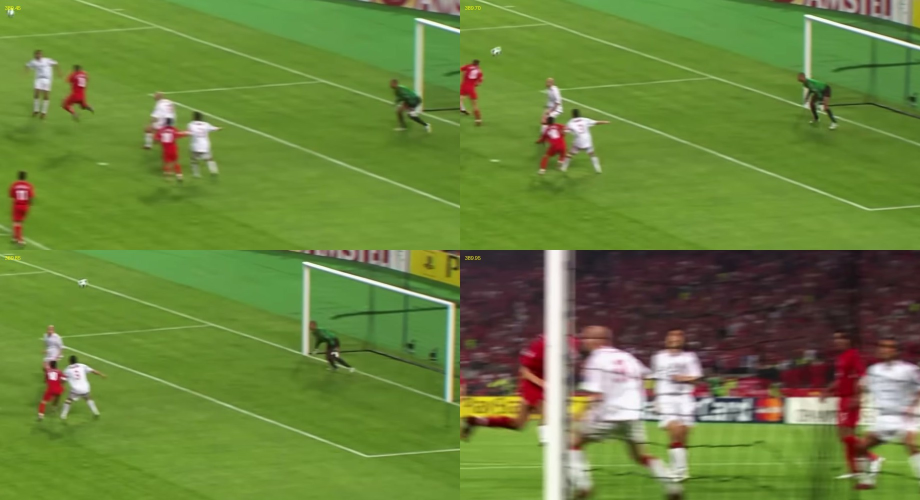
#> input picture animaciones/_voz/cabezazo.jpg, 1840 x 1000 px (shown at 1/2 size)
$ python -i efectos_edit.py   (imports and definitions only)
#> lines starting #> are read from the running program, lines starting #| are printed output that depends on the picture
"""Efectos de edit sobre un clip (jugador recortado con rembg). Estilos del catálogo:

  CONTORNO  — el jugador en blanco y negro con la camiseta en color, como sticker: anillo de puntos de imprenta
              y contornos de colores (celeste, blanco, sol, azul) que crecen de a uno, con destellos.
  AURA      — fondo en gris, los jugadores en color con un borde de luz amarilla; flash de siluetas blancas al
              entrar y, al final, todo invertido: fondo celeste neón y los jugadores en gris.
  ESTALLIDO — una estrella de puntas amarilla con textura detrás del jugador, que cambia de forma cada 3 cuadros;
              el fondo en gris.

Correr con el venv (rembg + numpy + scipy):
  herramientas/.venv/bin/python herramientas/efectos_edit.py <estilo> <video> <desde> <dur> <salida.mp4>
      [--vel 0.6] [--recorte x,y,w,h] [--jugadores 1]

El recorte saca logos de la TV (el cuadro va a la altura completa, y a los costados el mismo fondo desenfocado).
"""
import math
import random
import subprocess
import sys
import tempfile
from pathlib import Path

import numpy as np
from PIL import Image, ImageChops, ImageDraw, ImageEnhance, ImageFilter, ImageOps
from rembg import new_session, remove
from scipy import ndimage

W, H, FPS = 1920, 1080, 30
CELESTE, SOL, AZUL_OSC, BLANCO = (117, 170, 219), (246, 190, 30), (24, 44, 96), (244, 242, 236)


# [31 lines left out: functions args, mascara, camiseta, not called in this run]


class Lienzo:
    """Ubica el cuadro recortado a altura completa, centrado; a los costados el mismo cuadro ampliado y desenfocado."""

    # [13 lines left out: functions __init__, fondo, not called in this run]

    def capa(self, im):
        return im.resize((self.w, H), Image.LANCZOS)

    def pegar(self, lienzo, capa, alfa):
        lienzo.paste(capa, (self.ox, 0), alfa)


def gris(im, contraste=1.2, luz=0.85):
    g = ImageEnhance.Contrast(ImageOps.grayscale(im)).enhance(contraste).point(lambda v: int(min(255, v * luz)))
    return Image.merge("RGB", [g] * 3)


# [175 lines left out: functions puntos, ruido, destello, textura, contorno, aura and 2 more, not called in this run]


ESTILOS = {"contorno": contorno, "aura": aura, "estallido": estallido}


# [33 lines left out: function main, not called in this run]


# [2 lines not run here, left out]

>>> from PIL import Image
>>> picture = Image.open('../animaciones/_voz/cabezazo.jpg')
#> picture is the input picture: PIL image 1840x1000 RGB; mean R, G, B 106, 130.6, 60.7
>>> result = gris(picture)
#> in gris, `g = ImageEnhance.Contrast(ImageOps.grayscale(im)).enhance(contraste).p..`:
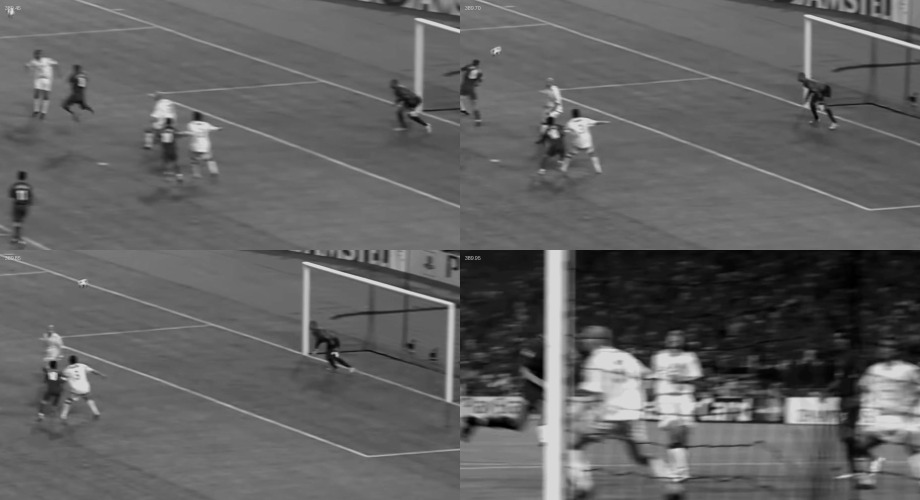
#> g: PIL image 1840x1000 L (shown at 1/2 size); min 0, max 216, mean 97

$ run again, on animaciones/_voz/f_389.00.jpg
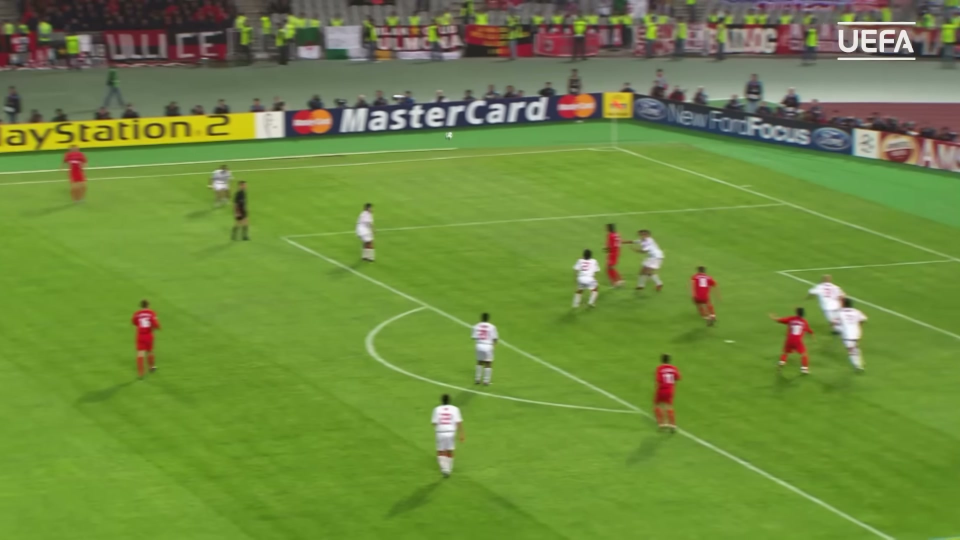
#> input picture animaciones/_voz/f_389.00.jpg, 1920 x 1080 px (shown at 1/2 size)
#> picture is the input picture: PIL image 1920x1080 RGB; mean R, G, B 110.5, 138.2, 62.2
#> in gris, `g = ImageEnhance.Contrast(ImageOps.grayscale(im)).enhance(contraste).p..`:
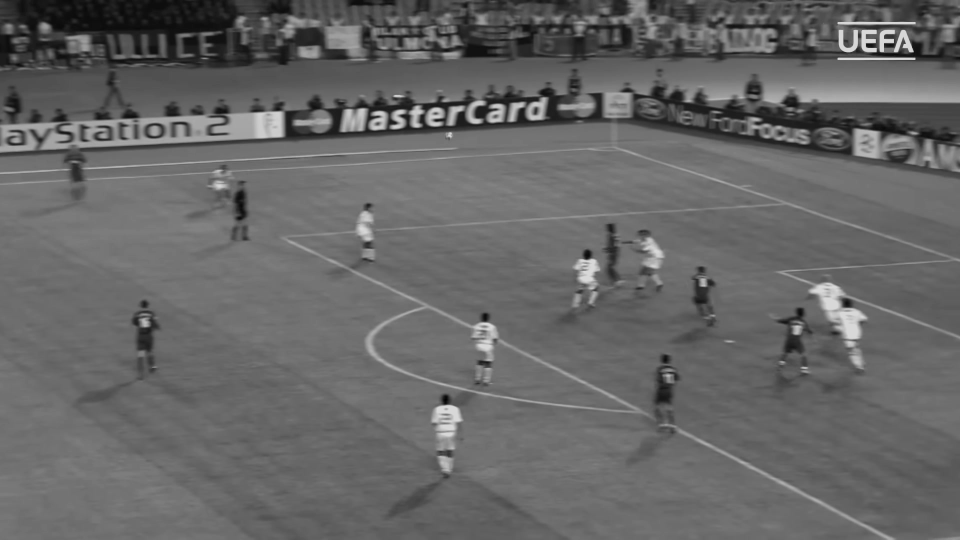
#> g: PIL image 1920x1080 L (shown at 1/2 size); min 0, max 216, mean 102.2

$ run again, on animaciones/_voz/f_389.30.jpg
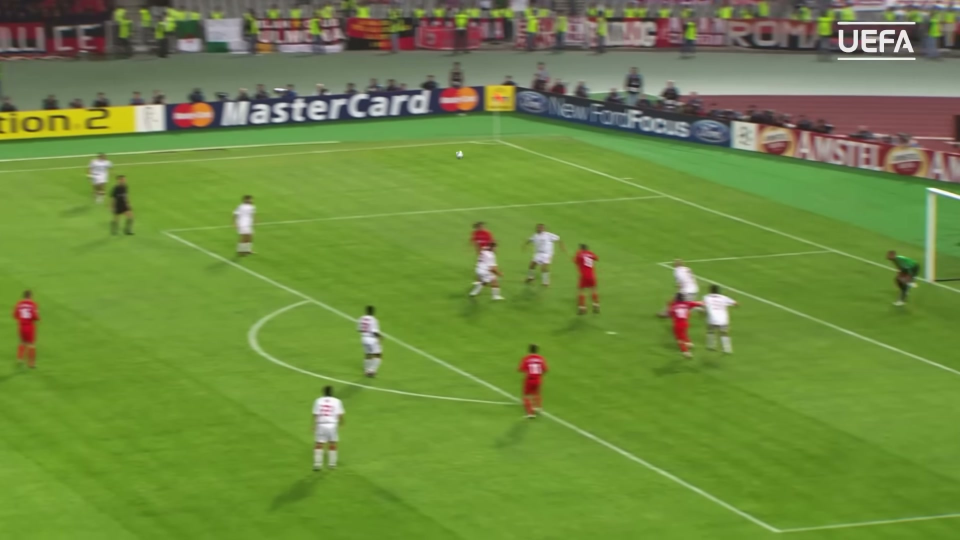
#> input picture animaciones/_voz/f_389.30.jpg, 1920 x 1080 px (shown at 1/2 size)
#> picture is the input picture: PIL image 1920x1080 RGB; mean R, G, B 110.7, 138.1, 63.7
#> in gris, `g = ImageEnhance.Contrast(ImageOps.grayscale(im)).enhance(contraste).p..`:
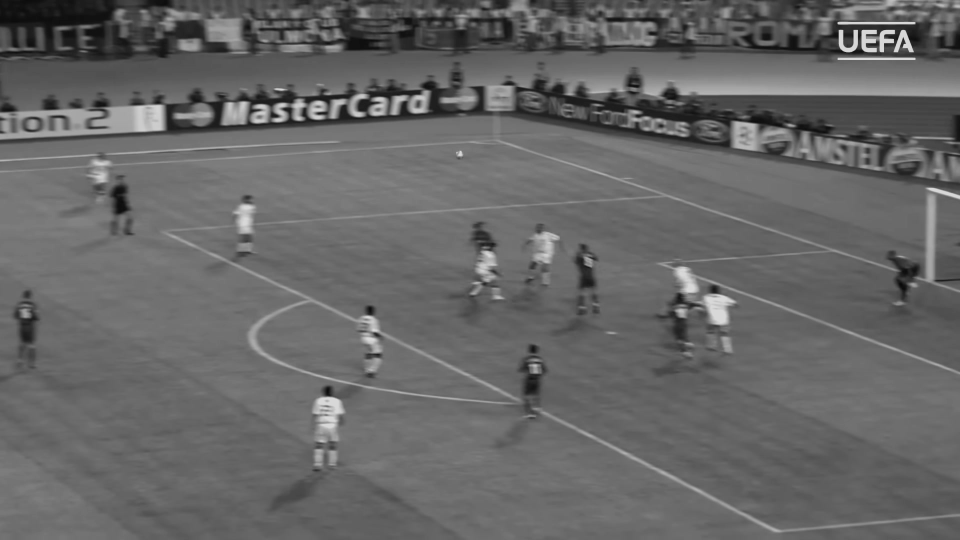
#> g: PIL image 1920x1080 L (shown at 1/2 size); min 7, max 216, mean 102.4

$ run again, on animaciones/_voz/f_389.60.jpg
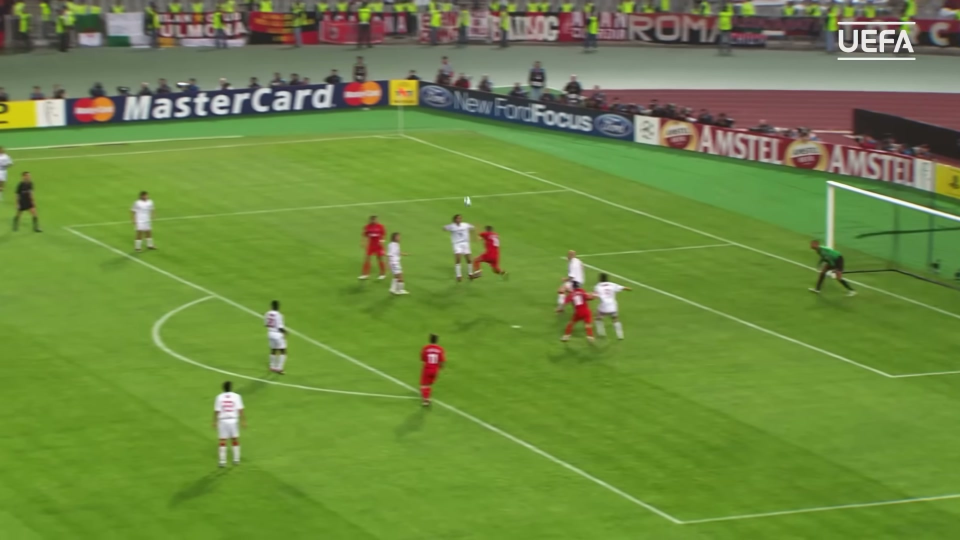
#> input picture animaciones/_voz/f_389.60.jpg, 1920 x 1080 px (shown at 1/2 size)
#> picture is the input picture: PIL image 1920x1080 RGB; mean R, G, B 109.3, 136.8, 63.7
#> in gris, `g = ImageEnhance.Contrast(ImageOps.grayscale(im)).enhance(contraste).p..`:
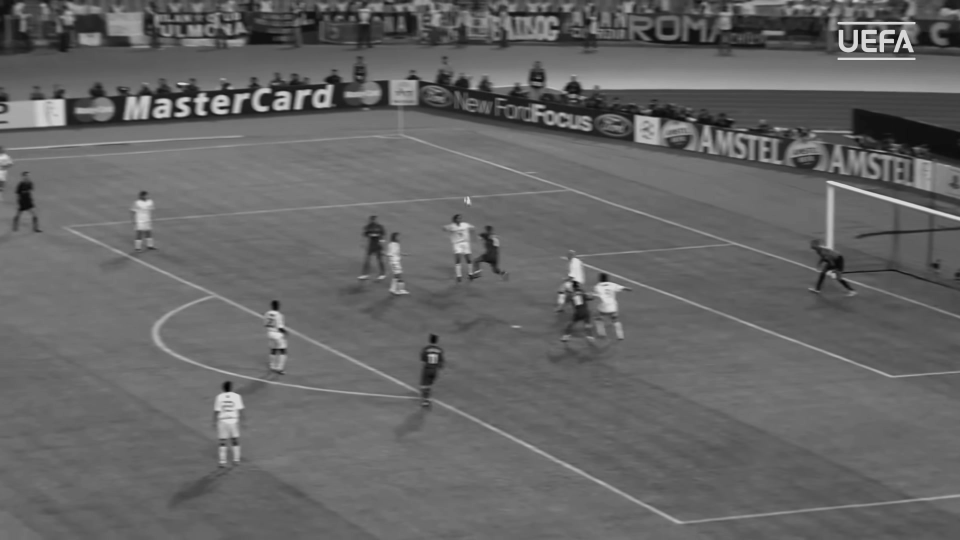
#> g: PIL image 1920x1080 L (shown at 1/2 size); min 0, max 216, mean 101.4
